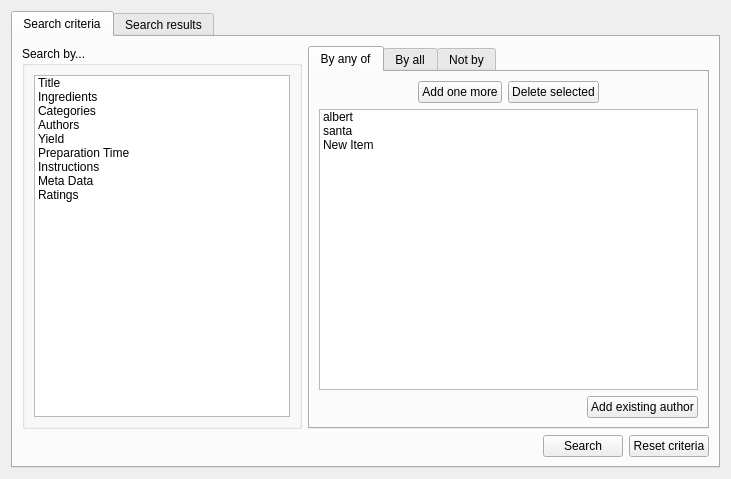
<?xml version="1.0" encoding="UTF-8"?>
<ui version="4.0">
 <class>Form</class>
 <widget class="QWidget" name="Form">
  <property name="geometry">
   <rect>
    <x>0</x>
    <y>0</y>
    <width>731</width>
    <height>479</height>
   </rect>
  </property>
  <property name="sizePolicy">
   <sizepolicy hsizetype="Preferred" vsizetype="Preferred">
    <horstretch>2</horstretch>
    <verstretch>0</verstretch>
   </sizepolicy>
  </property>
  <layout class="QGridLayout" name="gridLayout_2">
   <item row="0" column="0">
    <widget class="KTabWidget" name="ktabwidget_2">
     <property name="currentIndex">
      <number>0</number>
     </property>
     <widget class="QWidget" name="tab_6">
      <attribute name="title">
       <string>Search criteria</string>
      </attribute>
      <layout class="QGridLayout" name="gridLayout_3">
       <item row="0" column="0">
        <widget class="QGroupBox" name="groupBox">
         <property name="sizePolicy">
          <sizepolicy hsizetype="Minimum" vsizetype="Minimum">
           <horstretch>0</horstretch>
           <verstretch>0</verstretch>
          </sizepolicy>
         </property>
         <property name="title">
          <string>Search by...</string>
         </property>
         <layout class="QHBoxLayout" name="horizontalLayout_3">
          <item>
           <widget class="QTreeWidget" name="treeWidget">
            <property name="sizePolicy">
             <sizepolicy hsizetype="Minimum" vsizetype="Minimum">
              <horstretch>0</horstretch>
              <verstretch>0</verstretch>
             </sizepolicy>
            </property>
            <property name="rootIsDecorated">
             <bool>false</bool>
            </property>
            <property name="headerHidden">
             <bool>true</bool>
            </property>
            <column>
             <property name="text">
              <string>New Column</string>
             </property>
            </column>
            <item>
             <property name="text">
              <string>Title</string>
             </property>
             <property name="icon">
              <iconset theme="edit-rename">
               <normaloff/>
              </iconset>
             </property>
            </item>
            <item>
             <property name="text">
              <string>Ingredients</string>
             </property>
             <property name="icon">
              <iconset theme="ingredients">
               <normaloff/>
              </iconset>
             </property>
            </item>
            <item>
             <property name="text">
              <string>Categories</string>
             </property>
             <property name="icon">
              <iconset theme="folder-yellow">
               <normaloff/>
              </iconset>
             </property>
            </item>
            <item>
             <property name="text">
              <string>Authors</string>
             </property>
             <property name="icon">
              <iconset theme="user-identity">
               <normaloff/>
              </iconset>
             </property>
            </item>
            <item>
             <property name="text">
              <string>Yield</string>
             </property>
             <property name="icon">
              <iconset theme="user-group-new">
               <normaloff/>
              </iconset>
             </property>
            </item>
            <item>
             <property name="text">
              <string>Preparation Time</string>
             </property>
             <property name="icon">
              <iconset theme="chronometer">
               <normaloff/>
              </iconset>
             </property>
            </item>
            <item>
             <property name="text">
              <string>Instructions</string>
             </property>
             <property name="icon">
              <iconset theme="document-edit">
               <normaloff/>
              </iconset>
             </property>
            </item>
            <item>
             <property name="text">
              <string>Meta Data</string>
             </property>
             <property name="icon">
              <iconset theme="folder-sync">
               <normaloff/>
              </iconset>
             </property>
            </item>
            <item>
             <property name="text">
              <string>Ratings</string>
             </property>
             <property name="icon">
              <iconset theme="rating">
               <normaloff/>
              </iconset>
             </property>
            </item>
           </widget>
          </item>
         </layout>
        </widget>
       </item>
       <item row="1" column="0" colspan="2">
        <layout class="QHBoxLayout" name="horizontalLayout">
         <item>
          <spacer name="horizontalSpacer_2">
           <property name="orientation">
            <enum>Qt::Horizontal</enum>
           </property>
           <property name="sizeHint" stdset="0">
            <size>
             <width>40</width>
             <height>20</height>
            </size>
           </property>
          </spacer>
         </item>
         <item>
          <widget class="KPushButton" name="kpushbutton_3">
           <property name="text">
            <string>Search</string>
           </property>
           <property name="icon">
            <iconset theme="edit-find">
             <normaloff/>
            </iconset>
           </property>
          </widget>
         </item>
         <item>
          <widget class="KPushButton" name="kpushbutton_4">
           <property name="text">
            <string>Reset criteria</string>
           </property>
           <property name="icon">
            <iconset theme="edit-clear">
             <normaloff/>
            </iconset>
           </property>
          </widget>
         </item>
        </layout>
       </item>
       <item row="0" column="1">
        <widget class="KTabWidget" name="ktabwidget">
         <property name="enabled">
          <bool>true</bool>
         </property>
         <property name="sizePolicy">
          <sizepolicy hsizetype="Expanding" vsizetype="Expanding">
           <horstretch>0</horstretch>
           <verstretch>2</verstretch>
          </sizepolicy>
         </property>
         <property name="currentIndex">
          <number>0</number>
         </property>
         <widget class="QWidget" name="tab_3">
          <attribute name="title">
           <string>By any of</string>
          </attribute>
          <layout class="QGridLayout" name="gridLayout_4">
           <item row="0" column="0" colspan="2">
            <layout class="QHBoxLayout" name="horizontalLayout_2">
             <item>
              <spacer name="horizontalSpacer_3">
               <property name="orientation">
                <enum>Qt::Horizontal</enum>
               </property>
               <property name="sizeHint" stdset="0">
                <size>
                 <width>68</width>
                 <height>20</height>
                </size>
               </property>
              </spacer>
             </item>
             <item>
              <widget class="KPushButton" name="kpushbutton">
               <property name="text">
                <string>Add one more</string>
               </property>
               <property name="icon">
                <iconset theme="list-add">
                 <normaloff/>
                </iconset>
               </property>
              </widget>
             </item>
             <item>
              <widget class="KPushButton" name="kpushbutton_2">
               <property name="text">
                <string>Delete selected</string>
               </property>
               <property name="icon">
                <iconset theme="list-remove">
                 <normaloff/>
                </iconset>
               </property>
              </widget>
             </item>
             <item>
              <spacer name="horizontalSpacer_4">
               <property name="orientation">
                <enum>Qt::Horizontal</enum>
               </property>
               <property name="sizeHint" stdset="0">
                <size>
                 <width>48</width>
                 <height>20</height>
                </size>
               </property>
              </spacer>
             </item>
            </layout>
           </item>
           <item row="1" column="0" colspan="2">
            <widget class="QListWidget" name="listWidget">
             <item>
              <property name="text">
               <string>albert</string>
              </property>
             </item>
             <item>
              <property name="text">
               <string>santa</string>
              </property>
             </item>
             <item>
              <property name="text">
               <string>New Item</string>
              </property>
             </item>
            </widget>
           </item>
           <item row="2" column="0">
            <spacer name="horizontalSpacer">
             <property name="orientation">
              <enum>Qt::Horizontal</enum>
             </property>
             <property name="sizeHint" stdset="0">
              <size>
               <width>252</width>
               <height>20</height>
              </size>
             </property>
            </spacer>
           </item>
           <item row="2" column="1">
            <widget class="KPushButton" name="kpushbutton_5">
             <property name="text">
              <string>Add existing author</string>
             </property>
             <property name="icon">
              <iconset theme="user-identity">
               <normaloff/>
              </iconset>
             </property>
            </widget>
           </item>
          </layout>
         </widget>
         <widget class="QWidget" name="tab_4">
          <attribute name="title">
           <string>By all</string>
          </attribute>
         </widget>
         <widget class="QWidget" name="tab_5">
          <attribute name="title">
           <string>Not by</string>
          </attribute>
         </widget>
        </widget>
       </item>
      </layout>
     </widget>
     <widget class="QWidget" name="tab_7">
      <attribute name="title">
       <string>Search results</string>
      </attribute>
      <layout class="QGridLayout" name="gridLayout">
       <item row="0" column="0">
        <widget class="QTreeWidget" name="treeWidget_2">
         <property name="sizePolicy">
          <sizepolicy hsizetype="Expanding" vsizetype="Expanding">
           <horstretch>0</horstretch>
           <verstretch>0</verstretch>
          </sizepolicy>
         </property>
         <column>
          <property name="text">
           <string>Search Results</string>
          </property>
         </column>
        </widget>
       </item>
      </layout>
     </widget>
    </widget>
   </item>
  </layout>
 </widget>
 <customwidgets>
  <customwidget>
   <class>KPushButton</class>
   <extends>QPushButton</extends>
   <header>kpushbutton.h</header>
  </customwidget>
  <customwidget>
   <class>KTabWidget</class>
   <extends>QTabWidget</extends>
   <header>ktabwidget.h</header>
   <container>1</container>
  </customwidget>
 </customwidgets>
 <resources/>
 <connections/>
</ui>
